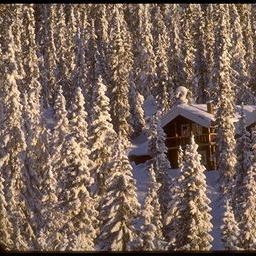
%> input picture Machine_Learning/ImageCompression_SVD_EVD_Regression/Problem 1/16 sq.jpg, 256 x 256 px
$ octave RGBconcatEVD.m   (GNU Octave 9; MATLAB toolbox functions it lacks are replaced by stand-ins)
%> lines starting %> are read from the running program, lines starting %| are printed output that depends on the picture
### Machine_Learning/ImageCompression_SVD_EVD_Regression/Problem 1/myEVD.m
function [ E,S,E_inv ] = myEVD( M,f,s )

if(f ~= s)
[E,S] = eig(M'*M);
else
 [E,S] = eig(M);
end
[E,S] = cdf2rdf(E,S);
E_inv = inv(E);


end

### Machine_Learning/ImageCompression_SVD_EVD_Regression/Problem 1/RGBconcatEVD.m
im = imread('16 sq.jpg');
%> im is the input picture: size 256x256x3 uint8; mean R, G, B 119.8, 99.1, 87.5
[f,s,t] = size(im);
%> f = 256; s = 256; t = 3
R_band = uint32(im(:,:,1));
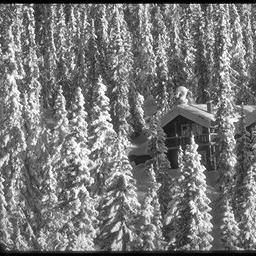
%> R_band: size 256x256 uint32; min 0, max 255, mean 119.8
G_band = uint32(im(:,:,2));
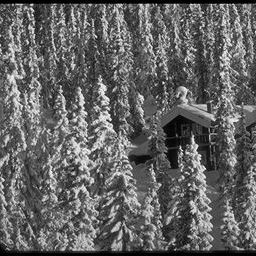
%> G_band: size 256x256 uint32; min 0, max 247, mean 99.1
B_band = uint32(im(:,:,3));
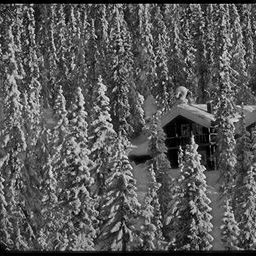
%> B_band: size 256x256 uint32; min 0, max 249, mean 87.5

RGBcat(:,:) = R_band.*2^16 + G_band.*2^8 + B_band;
[E,S,E_inv] = myEVD(double(RGBcat),f,s);
%> the run ends on the next line

$ run again, with Machine_Learning/ImageCompression_SVD_EVD_Regression/Problem 1/16rec.jpg copied over Machine_Learning/ImageCompression_SVD_EVD_Regression/Problem 1/16 sq.jpg
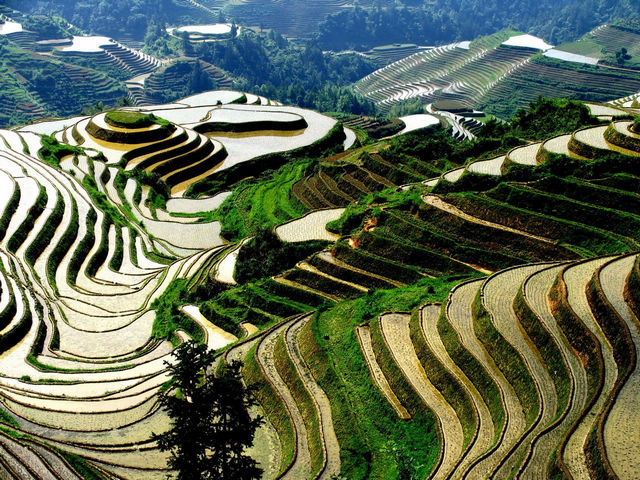
%> input picture Machine_Learning/ImageCompression_SVD_EVD_Regression/Problem 1/16rec.jpg, 640 x 480 px
%> im is the input picture: size 480x640x3 uint8; mean R, G, B 94.6, 105.5, 83.2
%> `G_band = uint32(im(:,:,2));`:
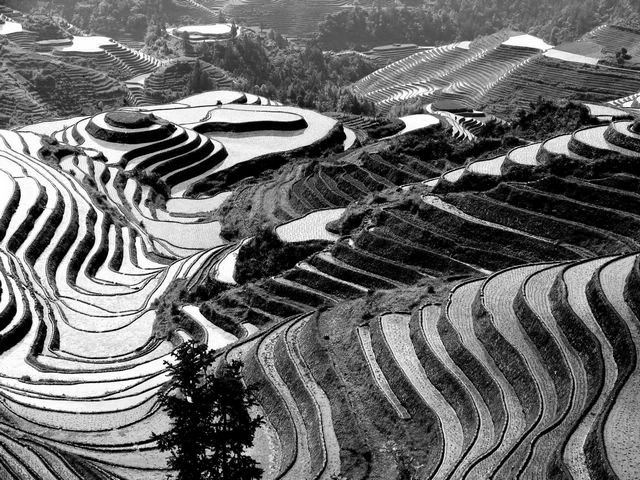
%> G_band: size 480x640 uint32; min 0, max 255, mean 105.5
%> `B_band = uint32(im(:,:,3));`:
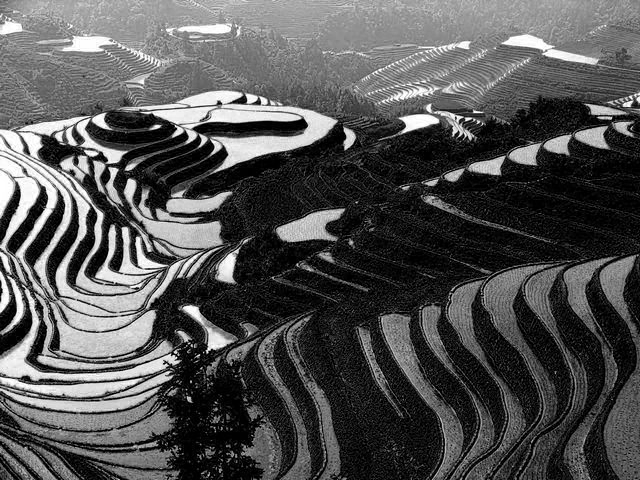
%> B_band: size 480x640 uint32; min 0, max 255, mean 83.2
